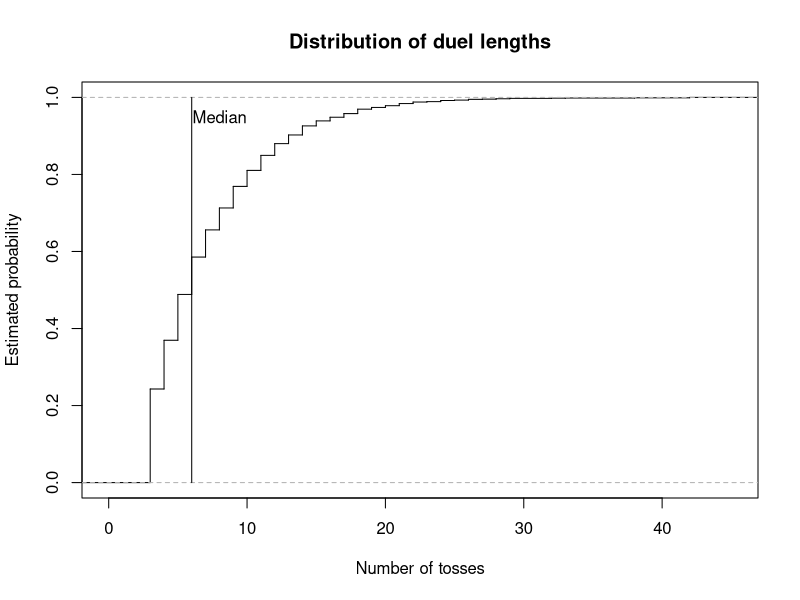
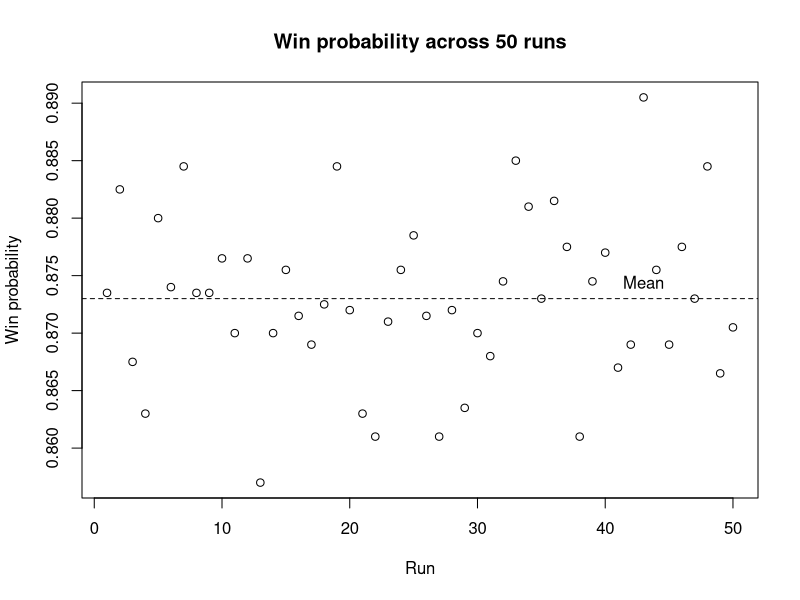

Source code (R) for these figures, in order:
# =============================================================================
# Coin-Toss Pattern Duel
#
# Authors:
# Pierrick de Boer: S3034691
# Fagan Ganbarli: S3015664
# Raneem Alluhaydan: S3044929


# Contributions:
# Pierrick de Boer ( 33%): Task 1-3
# Fagan Ganbarli ( 33%): Task 4-5
# Raneem Alluhaydan ( 33%): Task 6-7
#
# Overview:
# This script simulates duels between two binary patterns in a sequence
# of coin tosses. It identifies which pattern appears first and estimates
# the probability that player A wins through repeated simulations.
#
# Main functions:
# 1. firsthit(): Find the first occurrence of a pattern.
# 2. sim_duels(): Simulate multiple duels.
# 3. duel(): Simulate one duel.
# 4. pwin(): Estimate the probability that a pattern wins.
# 5. ewait(): Calculate the expected waiting time of a pattern.
# 6. pmat(): Calculate win probabilities between patterns.
# 7. find_cycle(): Find a non-transitive cycle of patterns.
# =============================================================================

# Task 1: Find the first occurrence of a pattern in a toss stream.

# Idea:
# Compare the pattern with every window of k consecutive tosses at
# once and return the position where the first matching window ends.

# Input:
# x = A toss stream, either a vector or a matrix with one
#     stream per row.
# a = A pattern of length k.

# Output:
# The toss at which the pattern is first completed in each row,
# or NA if the pattern does not appear.

# Method:
# Convert a vector into a one-row matrix.
# Build a logical matrix of all possible starting positions and
# compare each element of the pattern with the matching shifted
# columns of x.
# Take the first matching start in each row and add k - 1 to
# obtain the ending position.

firsthit <- function(x, a) {
  
  # Treat a single stream as a matrix with one row.
  if (!is.matrix(x)) {
    x <- matrix(x, nrow = 1)
  }
  
  L <- ncol(x)
  k <- length(a)
  
  # A pattern longer than the sequence cannot occur.
  if (k > L) {
    return(rep(NA, nrow(x)))
  }
  
  # Check every possible starting position.
  hit <- matrix(TRUE, nrow = nrow(x), ncol = L - k + 1)
  
  for (j in seq_along(a)) {
    hit <- hit & x[, j:(L - k + j), drop = FALSE] == a[j]
  }
  
  # Find the first matching position in each row.
  start <- max.col(hit, ties.method = "first")
  start[rowSums(hit) == 0] <- NA
  
  # Convert starting positions into ending positions.
  return(start + k - 1)
}

# Test firsthit() function.
x <- c(1, 0, 0, 1, 0, 1, 1, 1, 0)

firsthit(x, c(1, 0, 1))   # Expected: 6
firsthit(x, c(0, 1, 1))   # Expected: 7
firsthit(x, c(0, 0, 0))   # Expected: NA


# Task 2: Simulate duels between two patterns.

# Idea:
# Toss a shared coin stream for many duels at once and stop each
# duel as soon as one of the two patterns appears.

# Input:
# a = Binary pattern of player A.
# b = Binary pattern of player B, distinct from a and of equal length.
# p = The probability of a head
# nreps = The number of independent duels to simulate.

# Output:
# A list containing the winner of each duel (1 for A, 0 for B)
# and the number of tosses each duel took.

# Method:
# Check that the patterns have equal length and are distinct.
# Generate tosses in blocks, one row per duel, and find the first
# occurrence of each pattern with firsthit().
# Store the results of decided duels and continue only with the
# undecided ones. Keep the last k - 1 tosses of each undecided row
# so that patterns crossing block boundaries are detected.

sim_duels <- function(a, b, p = 0.5, nreps = 1) {
  
  k <- length(a)
  
  if (k != length(b)) {
    stop("this is not a fair game!")
  }
  
  if (all(a == b)) {
    stop("a and b are identical")
  }
  
  # Initialize the block length and simulation results.
  time <- 0
  B <- 3 * k
  
  active <- 1:nreps
  winner <- rep(NA, nreps)
  tosses <- rep(NA, nreps)
  
  while (length(active) > 0) {
    
    # Generate the initial block of tosses.
    if (time == 0) {
      W <- matrix(
        rbinom(nreps * B, size = 1, prob = p),
        nrow = nreps
      )
      
    } else {
      # Retain the last k - 1 tosses from each active sequence.
      keep <- W[,B - (k - 1) + seq_len(k - 1),drop = FALSE]
      
      # Generate new tosses for the unfinished duels.
      W_new <- matrix(
        rbinom(
          nrow(keep) * (B - k + 1),
          size = 1,
          prob = p
        ),
        nrow = nrow(keep)
      )
      
      # Append the new tosses to the retained sequence.
      W <- cbind(keep, W_new)
    }
    
    # Find the first occurrence of each player's pattern.
    time_a <- firsthit(W, a)
    time_b <- firsthit(W, b)
    
    # Identify the winner based on the earliest occurrence.
    a_wins <- !is.na(time_a) &
      (is.na(time_b) | time_a < time_b)
    
    b_wins <- !is.na(time_b) &
      (is.na(time_a) | time_b < time_a)
    
    # Store the results of completed duels.
    decided <- a_wins | b_wins
    
    hit_time <- pmin(time_a, time_b, na.rm = TRUE)
    
    winner[active[a_wins]] <- 1
    winner[active[b_wins]] <- 0
    
    tosses[active[decided]] <- time + hit_time[decided]
    
    # Remove completed duels from the active simulations.
    active <- active[!decided]
    W <- W[!decided, , drop = FALSE]
    
    # Advance the number of newly generated tosses.
    time <- time + B - (k - 1)
  }
  
  return(list(winner = winner, tosses = tosses))
}


# Task 2: Simulate a single duel.

# Idea:
# A single duel is a special case of sim_duels() with one repetition,
# so the simulation code is shared rather than repeated.

# Input:
# a = Binary pattern of player A.
# b = Binary pattern of player B.
# p = The probability of a head

# Output:
# A vector c(winner, tosses), where winner is 1 if A wins and 0
# if B wins, and tosses is the number of tosses the duel took.

# Method:
# Call sim_duels() with nreps = 1 and combine both results
# into one vector.

duel <- function(a, b, p = 0.5) {
  
  result <- sim_duels(a, b, p, nreps = 1)
  
  return(c(result[[1]], result[[2]]))
}


# Task 3: Estimate the probability that one pattern wins a duel.

# Idea:
# Estimate the win probability of player A as the proportion of
# simulated duels that A wins.

# Input:
# a = Binary pattern of player A.
# b = Binary pattern of player B.
# p = The probability of a head (0 < p < 1).
# nreps = The number of independent duels to simulate.

# Output:
# The estimated probability that pattern a appears before pattern b.

# Method:
# Simulate all duels at once with sim_duels().
# Since a win for A is stored as 1 and a loss as 0, the mean of
# the winner vector estimates the win probability.

pwin <- function(a, b, p = 0.5, nreps = 10000) {
  
  # Simulate the duels.
  result <- sim_duels(a, b, p, nreps)
  
  # Calculate the proportion of duels won by player A.
  p_a_wins <- sum(result[[1]]) / length(result[[1]])
  
  return(p_a_wins)
}


# Task 4: Calculating the exact expected waiting time for a pattern.

# Idea:
# The expected waiting time depends on the lengths for which
# the first and last j elements of a pattern match. Each matching
# overlap contributes the reciprocal of the probability of its prefix.

# Input:
# a = A non-empty binary vector representing the pattern.
# p = The probability of a head (0 < p < 1).

# Output:
# The exact expected waiting time until the pattern appears. 

# Method:
# Check that the inputs are valid.
# Examine every possible overlap length. If the first and last j
# elements match, calculate the prefix probability and add its
# reciprocal to the expected waiting time.

ewait <- function(a, p = 0.5) {
  
  # Check that the pattern is a non-empty binary vector.
  if (length(a) == 0 || any(a != 0 & a != 1) || anyNA(a)) {
    stop("The pattern must be a non-empty binary vector.")  
  }
  
  # Check that p is a valid probability between 0 and 1.
  if (!is.numeric(p) || length(p) != 1 || 
      p <= 0 || p >= 1 || is.na(p)) {
    stop("p must be a numeric value between 0 and 1.")  
  }
  
  k <- length(a)
  expected_wait <- 0
  
  # Examine every possible overlap length, including the full pattern.
  for (j in 1:k) {
    
    # An overlap exists when the first and last j elements match.
    if (all(a[1:j] == a[(k-j+1):k])) {
      
      # Count the number of heads in the prefix.
      n_head <- sum(a[1:j] == 1)
      
      # Calculate the probability of the prefix.
      r_probability <- (p ^ n_head) * ((1 - p) ^ (j - n_head))
      
      # Add the reciprocal probability for this overlap.
      expected_wait <- expected_wait + (1 / r_probability)
    }
  }
  return(expected_wait)
}


# Task 5: Calculate the matrix of pairwise win probabilities.

# Idea:
# Estimate how often each pattern beats every other pattern using 
# repeated simulations, and store the result probabilities in a matrix. 

# Input:
# k = The length of each binary pattern.
# p = The probability of a head (0 < p < 1).
# nreps = The number of simulated duels for each pair..

# Output:
# A 2^k by 2^k matrix of estimated win probabilities.
# The diagonal entries are NA, because a pattern cannot duel itself.

# Method:
# Generate all possible patterns of length k and arrange them in
# lexicographic order, with 0 before 1.
# Estimate the win probability for every distinct pattern using 
# the pwin() function and store the result in matrix M.

pmat <- function(k, p = 0.5, nreps = 10000) {
  
  # Generate all possible binary patterns of length k.
  pattern <- expand.grid(rep(list(0:1), k))
  
  # Arrange patterns in lexicographic order, with 0 before 1.
  pattern <- pattern[
    do.call(order, as.data.frame(pattern)), , drop = FALSE]
  
  # Convert the patterns to a matrix.
  pattern <- as.matrix(pattern)
  
  # Create a matrix to store the estimated win probabilities.
  M <- matrix(NA, nrow = 2^k, ncol = 2^k)
  
  # Calculate the number of patterns.
  n <- nrow(pattern)
  
  # Label the rows and columns using the binary patterns.
  rownames(M) <- apply(pattern, 1, paste, collapse = "")
  colnames(M) <- apply(pattern, 1, paste, collapse = "")
  
  # Estimate the probability that each pattern beats every other pattern.
  for (i in 1:n) {
    for (j in 1:n) {
      
      # Leave diagonal entries as NA, because a pattern cannot duel itself.
      if (i != j) {
        M[i, j] <- pwin(
          pattern[i, ],
          pattern[j, ],
          p = p,
          nreps = nreps
        )
      }
    }
  }
  return(M)
}



# Task 5(a): Find the best reply and its win probability for each pattern.

# Idea:
# For each pattern, find the pattern that beats it with the 
# highest probability and display the results in a table.

# Input:
# M = The matrix of win probabilities created by pmat() function
# with k = 3 and a fair coin.

# Output:
# A data frame showing each pattern, its best reply, and the 
# probability that the best reply wins.

# Method:
# Replace the diagonal NA values with -inf so they cannot be 
# selected as the best reply.
# Find the maximum value in each column.
# Record the each pattern, its best reply, and the associated 
# win probability in a data frame.

# Create a matrix for k = 3 and a fair coin using pmat() function.
M <- pmat(k = 3, p = 0.50)

# Replace the diagonal NA values with -inf.
M <- replace(M, is.na(M), -Inf)

# Find the index of the best reply for each pattern.
best_reply <- apply(M, 2, which.max)

# Create a vector to store the win probabilities.
win_probability <- numeric(ncol(M))

# Store the win probability of each best reply.
for (j in seq_len(ncol(M))) {
  win_probability[j] <- M[best_reply[j], j]
}

# Create a data frame of patterns, best replies, and win probabilities.
best_reply_table <- data.frame(
  Pattern = rownames(M),
  Best_reply = rownames(M)[best_reply],
  Probability = win_probability
)

print(best_reply_table)


# Task 5(b)(1): Find evenly matched pattern pairs.

# Idea:
# Find pairs with approximately equal chances (between 0.49 and 0.51) 
# of winning against each other.

# Input:
# M = The matrix of win probabilities created by pmat() function
# with k = 3 and a fair coin.

# Output:
# A data frame showing each evenly matched pair and the win 
# probabilities of both pattern

# Method:
# Examine each distinct pair only once.
# Keep pairs for which both win probabilities are between 0.49 and 0.51.

# Create an empty data frame to store the results.
evenly_matched_pairs <- data.frame(
  Pattern1 = character(),
  Pattern2 = character(),
  P1_Win_Probability = numeric(),
  P2_Win_Probability = numeric()
)

# Examine all pairs with for loop.
for (i in seq_len(nrow(M))) {
  for (j in seq_len(ncol(M))) {
    
    # Check each pair once and exclude the diagonal.
    if (j > i && 
        !is.na(M[i, j]) &&
        !is.na(M[j, i]) &&
        abs(M[i, j] - 0.5) <= 0.01 &&
        abs(M[j, i] - 0.5) <= 0.01) {
      
      # Store both patterns and their win probabilities.
      evenly_matched_pairs <- rbind(
        evenly_matched_pairs,
        data.frame(
          Pattern1 = rownames(M)[i],
          Pattern2 = colnames(M)[j],
          P1_Win_Probability = M[i, j],
          P2_Win_Probability = M[j, i]
        )
      )
    }
  }
}

# Reset row names and display the result
row.names(evenly_matched_pairs) <- NULL
print(evenly_matched_pairs)


# Task 5(b)(2): Find the shortest non-transitive cycle.

# Idea:
# Find the shortest cycle in which every pattern beats the next
# pattern with at least given win probability.

# Input:
# m = A matrix of pairwise win probabilities.
# min_probability = The minimum probability required for each win.

# Output:
# A data frame showing the patterns in each cycle, the direction 
# of each win, and win probabilities.

# Method:
# Search cycles in increasing order of length. Use recursive search
# to extend path without repeating patterns, and check whether the
# final pattern beats the starting pattern to complete a cycle.

find_cycle <- function(m, min_probability = 0.60) {
  
  k <- nrow(m)
  
  # Check cycle from the shortest possible length (3).
  for (i in 3:k) {
    
    cycles <- list()
    
    # Try each pattern as the starting point.
    for(start in seq_len(k)) {
      
      search <- function(path) {
        
        last <- path[length(path)]
        
        # Check whether the path can be closed into a cycle.
        if (length(path) == i) {
          
          if (!is.na(m[last, start]) &&
              m[last, start] >= min_probability) {
            
            cycles[[length(cycles) + 1]] <<- path
          }
          
          return(invisible(NULL))
        }
        
        # Only consider unused patterns to avoid duplicate cycles.
        sequence <- setdiff(seq_len(k), path)
        sequence <- sequence[sequence > start]
        
        for (next_item in sequence) {
          
          if (!is.na(m[last, next_item]) && 
              m[last, next_item] >= min_probability) {
            
            search(c(path, next_item))
          }
        }
      }
      search(start)
    }
    
    # Return the cycle when shortest length has been found.
    if (length(cycles) > 0) {
      
      result <- do.call(rbind, lapply(seq_along(cycles), function(x) {
        
        path <- cycles[[x]]
        next_path <- c(path[-1], path[1])
        
        data.frame(
          Cycle = x,
          From = rownames(m)[path],
          To = colnames(m)[next_path],
          Win = m[cbind(path, next_path)]
        )
      }))
      rownames(result) <- NULL
      return(result)
    }
  }
  
  # message dos not exist 
  return("No cycle found.")
}

# Find the shortest cycle with minimum win probability = 0.60.
find_cycle(M, min_probability = 0.60)  

# Task 5(c): Compare expected waiting times with duel results.

# Idea:
# Find pairs with the same expected waiting time and identify.
# pairs with noticeably different duel probabilities.

# Input:
# M = The matrix of win probabilities created by pmat() function
# with k = 3 and a fair coin.
# ewait() = The function that calculates the expected waiting time. 

# Output:
# A data frame that demonstrates pairs with the same expected 
# waiting time whose duel probability is below 0.4 or above 0.6.

# Method:
# Get the pattern labels from the row names of M.
# Convert labels into a binary matrix.
# Calculate the exact expected waiting time with ewait() function 
# Compare each pairs and keep whose expected waiting times are the same.
# Display pairs with win probability notably far from 0.5.

# Get the pattern labels from the row names of M.
pattern_label <- rownames(M)

# Convert labels into a binary matrix.
pattern_label <- t(sapply(pattern_label, function(x) {
  as.numeric(strsplit(x, "")[[1]])
})) 

# Define pattern names.
pattern_names <- apply(pattern_label, 1, paste, collapse = "")

# Calculate th exact expected waiting time.
expected_wait <- apply(pattern_label, 1, ewait)

# Create an empty data frame to store pairs.
comparison_table <- data.frame(
  Pattern1 = character(),
  Pattern2 = character(),
  Expected_Wait = numeric(),
  Win_Probability = numeric()
)

# Compare every distinct pairs.
for (i in seq_len(nrow(M))) {
  for (j in seq_len(ncol(M))) {
    
    # Check each pair ony one time
    # Keep pairs with the same expected waiting time.
    if (i < j &&
        expected_wait[i] == expected_wait[j]) {
      
      # Store the pair, their equal expected waiting time,
      # and the probability that Pattern1 beats Pattern2.
      comparison_table <- rbind(
        comparison_table, data.frame(
          Pattern1 = pattern_names[i],
          Pattern2 = pattern_names[j],
          Expected_Wait = expected_wait[i],
          Win_Probability = M[i, j]
        )
      )
    }
  }
}

# Display pairs whose win probabilities notable differ from 0.5 
# (win probability is below 0.4 or above 0.6.)

comparison_table <- comparison_table[
  abs(comparison_table$Win_Probability - 0.5) > 0.1, ]

row.names(comparison_table) <- NULL

print(comparison_table)

#Task 6: Plot duel lengths and variation in win probabilities.

# Idea:
# Describe the two things you are investigating:
# how long duels take and how estimates vary between runs.

# Input:
# Patterns 011 and 111, a fair coin, 2000 duels,
# and 50 repeated runs for the win-probability estimates.

# Output:
# Two graphs: a CDF of duel lengths and a plot of
# win-probability estimates across 50 runs.

# Method:
# Simulate duels, plot their lengths and mark the median.
# Repeat the win-probability estimation 50 times, plot
# the results and mark their mean.

# Choose the two patterns and simulate 2000 duels.
a <- c(0,1,1)
b <- c(1,1,1)
results <- sim_duels(a,b, p = 0.5, nreps = 2000)

# Save the duel lengths and plot their distribution as a staircase.

tosses <- results$tosses

plot(ecdf(tosses), 
     verticals = TRUE,
     do.points = FALSE,
     main = "Distribution of duel lengths",
     xlab = "Number of tosses", 
     ylab = "Estimated probability")

# Calculate the median duel length and mark it with a vertical line.
med <- median(tosses)
lines(c(med, med), c(0,1))
text(med + 2, 0.95, "Median")

# Estimate the win probability over 50 runs, using 2000 duels per run.
win_estimates <- numeric(50)

for (i in 1:50) { 
  win_estimates[i] <- pwin(
    a = c(0,1,1),
    b = c(1,1,1),
    p = 0.5,
    nreps = 2000
  )
}

#Calculate the mean of the 50 estimates.
mean(win_estimates)

# Plot the estimates and mark their mean with a dashed line.
plot(win_estimates,
     xlab = "Run",
     ylab = "Win probability",
     main = "Win probability across 50 runs")

abline(h = mean(win_estimates), lty = 2)
text(43, mean(win_estimates), "Mean", pos = 3)

# Task 7: Investigate the effect of coin bias.

# Idea:
# Check how changing the coin bias affects the best replies.

# Input:
# Patterns of length 3, with p = 0.25 and p = 0.7.

# Output:
# A best-reply table for each coin bias.

# Method:
# Calculate the win-probability matrix and find the best reply
# to each pattern. Repeat for both coin biases and compare the results.

# Create the win-probability matrix for p = 0.25.
M <- pmat(k = 3, p = 0.25, nreps = 2000)

# Exclude patterns from being their own best reply.
M <- replace(M, is.na(M), -Inf)

# Find each best reply and save its win probability.
best_reply <- apply(M, 2, which.max)

win_probability <- numeric(ncol(M))

for (j in seq_len(ncol(M))) {
  win_probability[j] <- M[best_reply[j], j]
}

# Create and print the best-reply table.
best_reply_table <- data.frame(
  Pattern = rownames(M),
  Best_reply = rownames(M)[best_reply],
  Probability = win_probability,
  row.names = NULL
)

print(best_reply_table)

# Repeat the best-reply analysis for p = 0.7.
M <- pmat(k = 3, p = 0.7, nreps = 2000)

# Exclude patterns from being their own best reply.
M <- replace(M, is.na(M), -Inf)

# Find each best reply and save its win probability.
best_reply <- apply(M, 2, which.max)
win_probability <- numeric(ncol(M))

for (j in seq_len(ncol(M))) {
  win_probability[j] <- M[best_reply[j], j]
}

# Create and print the best-reply table.
best_reply_table <- data.frame(
  Pattern = rownames(M),
  Best_reply = rownames(M)[best_reply],
  Probability = win_probability,
  row.names = NULL
)

print(best_reply_table)

# Overall analysis

# Graphs:
# The CDF shows the distribution of duel lengths, with the median
# marked. The second graph shows variation in win-probability
# estimates across 50 runs, with the mean marked.

# Best replies and cycles:
# The best replies change with coin bias. The cycle for p = 0.25 is
# 100 -> 000 -> 001 -> 010 -> 100, while for p = 0.7 it is
# 110 -> 101 -> 011 -> 111 -> 110.

# Waiting times:
# Patterns 001 and 100 both have an expected waiting time of
# 8 tosses, but their head-to-head win probability is not 0.5.

# Conclusion:
# Expected waiting times alone cannot predict who wins a duel.
# Both patterns are checked using the same sequence of coin tosses,
# and their patterns can overlap in that sequence.
# This means their waiting times are linked, not independent.
# Therefore, comparing their expected waiting times alone can
# give a misleading idea of which pattern will win.
